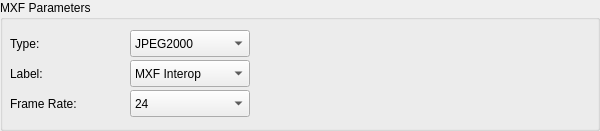
         <widget class="QGroupBox" name="mxfGroupBox">
          <property name="geometry">
           <rect>
            <x>80</x>
            <y>20</y>
            <width>600</width>
            <height>131</height>
           </rect>
          </property>
          <property name="title">
           <string>MXF Parameters</string>
          </property>
          <widget class="QLabel" name="mxfTypeLabel">
           <property name="geometry">
            <rect>
             <x>10</x>
             <y>60</y>
             <width>115</width>
             <height>27</height>
            </rect>
           </property>
           <property name="text">
            <string>Label:</string>
           </property>
          </widget>
          <widget class="QComboBox" name="mxfTypeComboBox">
           <property name="geometry">
            <rect>
             <x>130</x>
             <y>60</y>
             <width>120</width>
             <height>27</height>
            </rect>
           </property>
           <item>
            <property name="text">
             <string notr="true">MXF Interop</string>
            </property>
           </item>
           <item>
            <property name="text">
             <string notr="true">SMPTE</string>
            </property>
           </item>
          </widget>
          <widget class="QLabel" name="mxfFramerRateLabel">
           <property name="geometry">
            <rect>
             <x>10</x>
             <y>90</y>
             <width>115</width>
             <height>27</height>
            </rect>
           </property>
           <property name="text">
            <string>Frame Rate:</string>
           </property>
          </widget>
          <widget class="QComboBox" name="mxfFrameRateComboBox">
           <property name="geometry">
            <rect>
             <x>130</x>
             <y>90</y>
             <width>120</width>
             <height>27</height>
            </rect>
           </property>
           <item>
            <property name="text">
             <string notr="true">24</string>
            </property>
           </item>
           <item>
            <property name="text">
             <string notr="true">25</string>
            </property>
           </item>
           <item>
            <property name="text">
             <string notr="true">30</string>
            </property>
           </item>
           <item>
            <property name="text">
             <string notr="true">48</string>
            </property>
           </item>
           <item>
            <property name="text">
             <string notr="true">50</string>
            </property>
           </item>
           <item>
            <property name="text">
             <string notr="true">60</string>
            </property>
           </item>
          </widget>
          <widget class="QLabel" name="mxfSourceTypeLabel">
           <property name="geometry">
            <rect>
             <x>10</x>
             <y>30</y>
             <width>115</width>
             <height>27</height>
            </rect>
           </property>
           <property name="text">
            <string>Type:</string>
           </property>
          </widget>
          <widget class="QComboBox" name="mxfSourceTypeComboBox">
           <property name="geometry">
            <rect>
             <x>130</x>
             <y>30</y>
             <width>120</width>
             <height>27</height>
            </rect>
           </property>
           <item>
            <property name="text">
             <string notr="true">JPEG2000</string>
            </property>
           </item>
           <item>
            <property name="text">
             <string notr="true">MPEG2</string>
            </property>
           </item>
           <item>
            <property name="text">
             <string notr="true">WAV</string>
            </property>
           </item>
          </widget>
         </widget>
